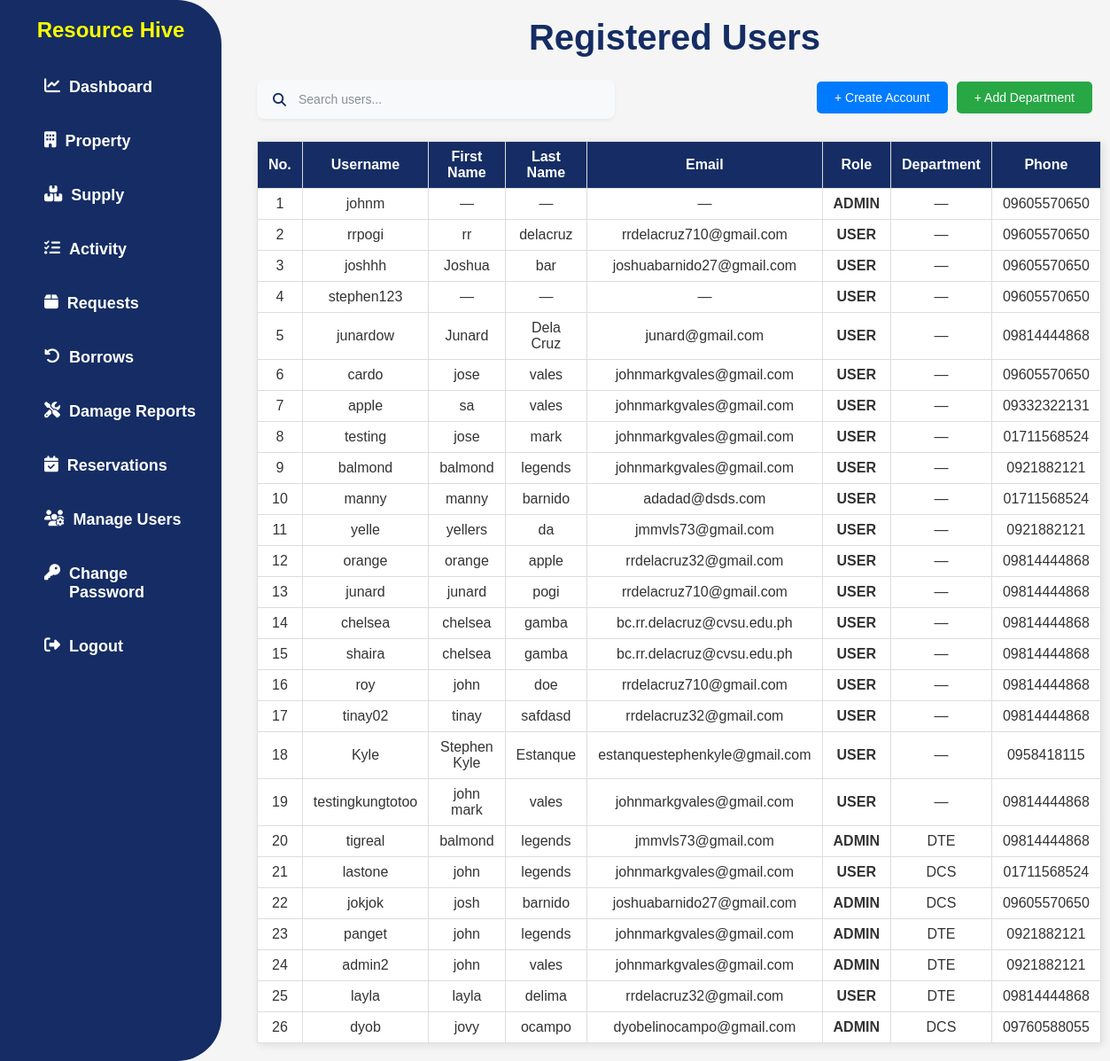
/manage-users/ (signed in), run on the app's committed database.
### app/models.py (models this page shows, shortened)
class UserProfile(models.Model):
    user = models.OneToOneField(User, on_delete=models.CASCADE)
    ROLE_CHOICES = [
        ('ADMIN', 'ADMIN'),
        ('USER', 'USER'),
    ]
    role = models.CharField(max_length=20, choices=ROLE_CHOICES)
    department = models.ForeignKey(Department, on_delete=models.SET_NULL, null=True, blank=True)
    phone = models.CharField(max_length=20, blank=True, null=True)

class Department(models.Model):
    name = models.CharField(max_length=100, unique=True)
    def __str__(self):
        return self.name

### app/views.py (the view)
# urls.py: path('manage-users/', UserProfileListView.as_view(), name='manage_users'),
class UserProfileListView(PermissionRequiredMixin, ListView):
    model = UserProfile
    template_name = 'app/manage_users.html'
    permission_required = 'app.view_admin_module'
    context_object_name = 'users'
    def get_context_data(self, **kwargs):
        context = super().get_context_data(**kwargs)
        context['form'] = UserRegistrationForm()
        context['departments'] = Department.objects.all()
        return context

### app/forms.py (shortened to what this page needs)
class UserRegistrationForm(forms.ModelForm):
    username = forms.CharField(max_length=150)
    first_name = forms.CharField(max_length=30)
    last_name = forms.CharField(max_length=30)
    email = forms.EmailField()
    password1 = forms.CharField(widget=forms.PasswordInput, label='Password')
    password2 = forms.CharField(widget=forms.PasswordInput, label='Confirm Password')
    role = forms.ChoiceField(choices=UserProfile.ROLE_CHOICES)
    department = forms.ModelChoiceField(
        queryset=Department.objects.all(),
        required=False,
        widget=forms.Select(attrs={'class': 'department-select form-control'})
    )
    phone = forms.CharField(required=False)
    class Meta:
        model = User
        fields = ['username', 'first_name', 'last_name', 'email']

### app/templates/app/manage_users.html (shortened to what this page needs)
{% load static %}
<!DOCTYPE html>
<html lang="en">
  <head>
    <link rel="stylesheet" href="{% static 'css/style.css' %}" />
    <link
      rel="stylesheet"
      href="https://cdnjs.cloudflare.com/ajax/libs/font-awesome/6.4.2/css/all.min.css"
    />
    <link
      href="https://cdn.jsdelivr.net/npm/select2@4.1.0-rc.0/dist/css/select2.min.css"
      rel="stylesheet"
    />
  </head>
  <body>
    {% include 'app/navbar.html' %}
    <div class="content">
      <h2 class="h2title">Registered Users</h2>
      <div class="top-controls">
        <div class="search-container">
          <i class="fas fa-search search-icon"></i>
          <input type="text" id="searchInput" class="search-input" placeholder="Search users...">
        </div>
        <div class="button-container">
          <button id="openModalBtn" class="add-btn">+ Create Account</button>
          <button id="openDepartmentModalBtn" class="add-btn secondary">+ Add Department</button>
        </div>
      </div>
      <table border="1" class="searchable-table">
        <thead>
          <tr>
            <th>No.</th>
            <th>Username</th>
            <th>First Name</th>
            <th>Last Name</th>
            <th>Email</th>
            <th>Role</th>
            <th>Department</th>
            <th>Phone</th>
          </tr>
        </thead>
        <tbody>
          {% for profile in users %}
          <tr>
            <td>{{ forloop.counter }}</td>
            <td>{{ profile.user.username }}</td>
            <td>{{ profile.user.first_name|default:"—" }}</td>
            <td>{{ profile.user.last_name|default:"—" }}</td>
            <td>{{ profile.user.email|default:"—" }}</td>
            <td><strong>{{ profile.get_role_display }}</strong></td>
            <td>{{ profile.department.name|default:"—" }}</td>
            <td>{{ profile.phone|default:"—" }}</td>
          </tr>
          {% empty %}
          <tr>
            <td colspan="8">No users found.</td>
          </tr>
          {% endfor %}
        </tbody>
      </table>
    </div>
  </body>
</html>

### static/css/style.css (style rules this page uses)
body { font-family: Arial, sans-serif; margin: 0; padding: 0; background-color: whitesmoke; }
.content { margin-left: 270px; padding: 20px; }
.h2title { text-align: center; color: #152d64; font-size: 40px; margin-top: auto; margin-bottom: 0; }
table { width: 100%; border-collapse: collapse; background: white; box-shadow: 2px 2px 10px rgba(0, 0, 0, 0.1); }
th, td { padding: 8px 12px; text-align: center; border: 1px solid #ddd; }
th { background-color: #152d64; color: white; font-weight: bold; }
td { color: #333; }
.content { display: flex; flex-direction: column; gap: 5px; margin-top: 0; }
.add-btn { background-color: #152d64; color: white; padding: 10px 15px; border: none; border-radius: 6px; cursor: pointer; font-size: 16px; transition: background-color 0.3s ease; display: flex; justify-content: flex-start; align-items: center; margin-bottom: 5px; margin-right: auto; text-decoration: none; }

### app/templates/app/manage_users.html (style rules this page uses)
.add-btn { background-color: #007bff; color: white; border: none; padding: 10px 20px; border-radius: 5px; cursor: pointer; font-size: 14px; transition: background-color 0.3s; }
.add-btn.secondary { background-color: #28a745; }
.top-controls { display: flex; justify-content: space-between; align-items: center; margin: 20px 0; gap: 20px; }
.button-container { display: flex; gap: 10px; }
.search-container { position: relative; flex-grow: 1; max-width: 400px; background: #f8f9fa; border-radius: 8px; box-shadow: 0 2px 4px rgba(0, 0, 0, 0.05); transition: all 0.3s ease; border: 2px solid transparent; overflow: hidden; }
.search-icon { position: absolute; left: 16px; top: 50%; transform: translateY(-50%); color: #152d64; font-size: 15px; transition: color 0.3s ease; z-index: 1; }
.search-input { width: 100%; padding: 12px 16px 12px 45px; border: none; border-radius: 8px; font-size: 14px; background: transparent; transition: all 0.3s ease; }
.search-input::placeholder { color: #6c757d; opacity: 0.8; font-weight: 400; }

### data on the page
UserProfile: user.username "johnm", user.first_name "—", user.last_name "—", user.email "—", role "ADMIN", department.name "—", phone "09605570650"
UserProfile: user.username "rrpogi", user.first_name "rr", user.last_name "delacruz", user.email "rrdelacruz710@gmail.com", role "USER", department.name "—", phone "09605570650"
UserProfile: user.username "joshhh", user.first_name "Joshua", user.last_name "bar", user.email "joshuabarnido27@gmail.com", role "USER", department.name "—", phone "09605570650"
UserProfile: user.username "stephen123", user.first_name "—", user.last_name "—", user.email "—", role "USER", department.name "—", phone "09605570650"
UserProfile: user.username "junardow", user.first_name "Junard", user.last_name "Dela Cruz", user.email "junard@gmail.com", role "USER", department.name "—", phone "09814444868"
UserProfile: user.username "cardo", user.first_name "jose", user.last_name "vales", user.email "johnmarkgvales@gmail.com", role "USER", department.name "—", phone "09605570650"
UserProfile: user.username "apple", user.first_name "sa", user.last_name "vales", user.email "johnmarkgvales@gmail.com", role "USER", department.name "—", phone "09332322131"
UserProfile: user.username "testing", user.first_name "jose", user.last_name "mark", user.email "johnmarkgvales@gmail.com", role "USER", department.name "—", phone "01711568524"
UserProfile: user.username "balmond", user.first_name "balmond", user.last_name "legends", user.email "johnmarkgvales@gmail.com", role "USER", department.name "—", phone "0921882121"
UserProfile: user.username "manny", user.first_name "manny", user.last_name "barnido", user.email "adadad@dsds.com", role "USER", department.name "—", phone "01711568524"
UserProfile: user.username "yelle", user.first_name "yellers", user.last_name "da", user.email "jmmvls73@gmail.com", role "USER", department.name "—", phone "0921882121"
UserProfile: user.username "orange", user.first_name "orange", user.last_name "apple", user.email "rrdelacruz32@gmail.com", role "USER", department.name "—", phone "09814444868"
UserProfile: user.username "junard", user.first_name "junard", user.last_name "pogi", user.email "rrdelacruz710@gmail.com", role "USER", department.name "—", phone "09814444868"
UserProfile: user.username "chelsea", user.first_name "chelsea", user.last_name "gamba", user.email "bc.rr.delacruz@cvsu.edu.ph", role "USER", department.name "—", phone "09814444868"
UserProfile: user.username "shaira", user.first_name "chelsea", user.last_name "gamba", user.email "bc.rr.delacruz@cvsu.edu.ph", role "USER", department.name "—", phone "09814444868"
UserProfile: user.username "roy", user.first_name "john", user.last_name "doe", user.email "rrdelacruz710@gmail.com", role "USER", department.name "—", phone "09814444868"
UserProfile: user.username "tinay02", user.first_name "tinay", user.last_name "safdasd", user.email "rrdelacruz32@gmail.com", role "USER", department.name "—", phone "09814444868"
UserProfile: user.username "Kyle", user.first_name "Stephen Kyle", user.last_name "Estanque", user.email "estanquestephenkyle@gmail.com", role "USER", department.name "—", phone "0958418115"
UserProfile: user.username "testingkungtotoo", user.first_name "john mark", user.last_name "vales", user.email "johnmarkgvales@gmail.com", role "USER", department.name "—", phone "09814444868"
UserProfile: user.username "tigreal", user.first_name "balmond", user.last_name "legends", user.email "jmmvls73@gmail.com", role "ADMIN", department.name "DTE", phone "09814444868"
UserProfile: user.username "lastone", user.first_name "john", user.last_name "legends", user.email "johnmarkgvales@gmail.com", role "USER", department.name "DCS", phone "01711568524"
UserProfile: user.username "jokjok", user.first_name "josh", user.last_name "barnido", user.email "joshuabarnido27@gmail.com", role "ADMIN", department.name "DCS", phone "09605570650"
UserProfile: user.username "panget", user.first_name "john", user.last_name "legends", user.email "johnmarkgvales@gmail.com", role "ADMIN", department.name "DTE", phone "0921882121"
UserProfile: user.username "admin2", user.first_name "john", user.last_name "vales", user.email "johnmarkgvales@gmail.com", role "ADMIN", department.name "DTE", phone "0921882121"
UserProfile: user.username "layla", user.first_name "layla", user.last_name "delima", user.email "rrdelacruz32@gmail.com", role "USER", department.name "DTE", phone "09814444868"
UserProfile: user.username "dyob", user.first_name "jovy", user.last_name "ocampo", user.email "dyobelinocampo@gmail.com", role "ADMIN", department.name "DCS", phone "09760588055"
